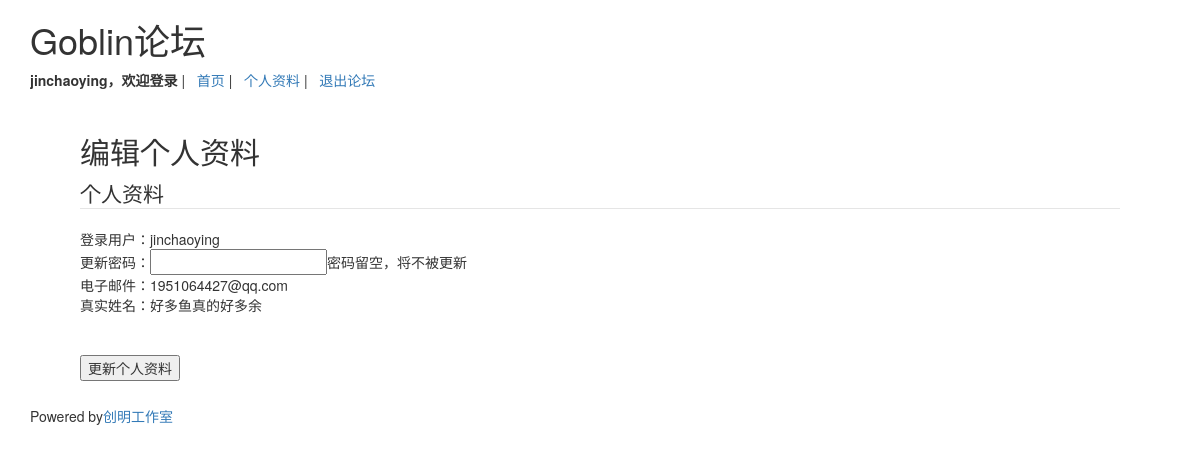
The page /profile/edit_profile.php (signed in) on the database its author committed.
### tables this page shows
CREATE TABLE `goblin_user` (
  `id` int(10) NOT NULL AUTO_INCREMENT,
  `username` varchar(32) NOT NULL,
  `password` varchar(32) NOT NULL,
  `email` varchar(100) NOT NULL,
  `realname` varchar(50) NOT NULL,
  `regdate` datetime NOT NULL DEFAULT '0000-00-00 00:00:00',
  `getpasstime` varchar(30) DEFAULT NULL,
  PRIMARY KEY (`id`)
);

### profile/edit_profile.php (the view, shortened to what this page needs)
<?php
$username=$_SESSION['username'];
?>
<?php
include('../config/header.inc.php');
?>
<h2>编辑个人资料</h2>
<?php
$sql="SELECT * FROM goblin_user WHERE username='$username'";
$result=mysql_query($sql);
$rows=mysql_fetch_array($result);
?>
<fieldset>
	<legend>个人资料</legend>
	<form action="update_profile.php" method="post">
		<table>
			<tr>
				<td>登录用户：</td>
				<td><?php echo $rows['username'];  ?></td>
			</tr>
			<tr>
				<td>更新密码：</td>
				<td><input type="password" name="password">密码留空，将不被更新</td>
			</tr>
			<tr>
				<td>电子邮件：</td>
				<td><?php echo $rows['email'];  ?></td>
			</tr>
			<tr>
				<td>真实姓名：</td>
				<td><?php echo $rows['realname'];  ?></td>
			</tr>
		</table>
		<br><br>
		<input type="submit" name="submit" class="button" value="更新个人资料">
	</form>
</fieldset>
<?php
include('../config/footer.inc.php');
?>

### rows shown on the page
goblin_user: username "jinchaoying", email "1951064427@qq.com", realname "好多鱼真的好多余"

### other values the page prints
$_SESSION['username'] "jinchaoying"
